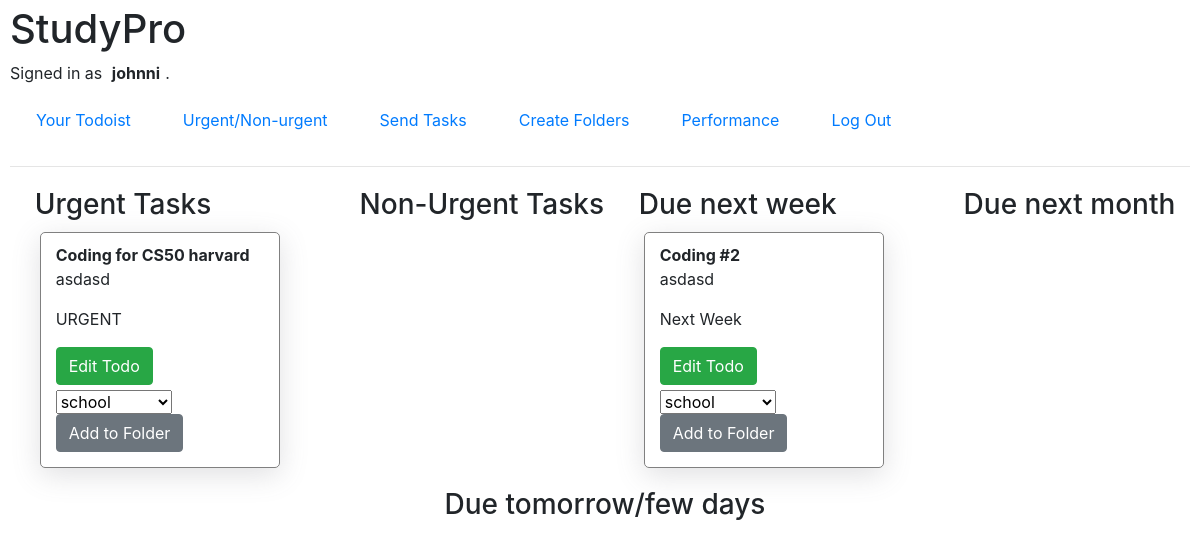
/urgency (signed in), run on the app's committed database.
### todoapp/models.py (models this page shows)
class User(AbstractUser):
    pass

class Todos(models.Model):
    title = models.CharField(max_length=64)
    user = models.ForeignKey(User, on_delete=models.CASCADE, blank=True, related_name="todolist")
    notes = models.CharField(max_length=100, blank=True)
    dueDate = models.CharField(max_length=100)
    folder = models.CharField(max_length=64, blank=True)

### todoapp/views.py (the view)
# urls.py: path("urgency", views.urgency, name="urgency"),
def urgency(request):
    non_urgent = request.user.todolist.all().filter(dueDate="NOT URGENT")
    urgent = request.user.todolist.all().filter(dueDate="URGENT")
    nextmonth = request.user.todolist.all().filter(dueDate="Next Month")
    nextday = request.user.todolist.all().filter(dueDate="In few days")
    nextweek = request.user.todolist.all().filter(dueDate="Next Week")
    return render(request, "todoapp/urgency.html", {
        "urgent": urgent,
        "nonurgent": non_urgent,
        "nextmonth": nextmonth,
        "nextday": nextday,
        "nextweek": nextweek
    })

### todoapp/templates/todoapp/urgency.html (shortened to what this page needs)
{% extends "todoapp/layout.html" %}
{% load static %}
{% block body %}
<section class="urgency-div">
    <div>
        <h3> Urgent Tasks </h3>
        {% for t in urgent %}
        <div class="todo">
            <strong> {{ t.title }} </strong>
            <p> {{ t.notes }} </p>
            <p> {{ t.dueDate }} </p>
            <div>
                <button onclick="editTodo('{{ t.id }}')" class="btn btn-success"> Edit Todo </button>
            </div>
            <div>
                <select name="folder" id="folders">
                    {% for i in user.folders.all %}
                    <option value="{{ i.title }}"> {{ i.title }} </option>
                    {% endfor %}
                </select>
                <button onclick="addToFolder('{{ t.id }}', '{{t.title}}')" class="btn btn-secondary"> Add to Folder </button>
            </div>
        </div>
        {% endfor %}
    </div>
    <div>
        <h3> Non-Urgent Tasks </h3>
    </div>
    <div>
        <h3> Due next week </h3>
        {% for t in nextweek %}
        <div class="todo">
            <strong> {{ t.title }} </strong>
            <p> {{ t.notes }} </p>
            <p> {{ t.dueDate }} </p>
            <div>
                <button onclick="editTodo('{{ t.id }}')" class="btn btn-success"> Edit Todo </button>
            </div>
            <div>
                <select name="folder" id="folders">
                    {% for i in user.folders.all %}
                    <option value="{{ i.title }}"> {{ i.title }} </option>
                    {% endfor %}
                </select>
                <button onclick="addToFolder('{{ t.id }}', '{{t.title}}')" class="btn btn-secondary"> Add to Folder </button>
            </div>
        </div>
        {% endfor %}
    </div>
    <div>
        <h3> Due next month </h3>
    </div>
    <div>
        <h3> Due tomorrow/few days </h3>
    </div>
</section>
{% endblock %}

### todoapp/templates/todoapp/layout.html (shortened to what this page needs)
{% load static %}
<!DOCTYPE html>
<html lang="en">
    <head>
        <link rel="stylesheet" href="https://stackpath.bootstrapcdn.com/bootstrap/4.4.1/css/bootstrap.min.css">
        <link href="{% static 'todoapp/styles.css' %}" rel="stylesheet">
    </head>
    <body>
        <h1>StudyPro</h1>
        <div>
            {% if user.is_authenticated %}
                Signed in as <strong>{{ user.username }}</strong>.
            {% else %}
                Not signed in.
            {% endif %}
        </div>
        <ul class="nav">
            <li class="nav-item">
                <a class="nav-link" href="{% url 'index' %}"> Your Todoist </a>
            </li>
            {% if user.is_authenticated %}
            <li class="nav-item">
                <a class="nav-link" href="{% url 'urgency' %}"> Urgent/Non-urgent </a>
            </li>
            <li class="nav-item">
                <a class="nav-link" href="{% url 'send' %}"> Send Tasks </a>
            </li>
            <li class="nav-item">
                <a class="nav-link" href="{% url 'all' %}"> Create Folders </a>
            </li>
            <li class="nav-item">
                <a class="nav-link" href="{% url 'performance' %}"> Performance </a>
            </li>
                <li class="nav-item">
                    <a class="nav-link" href="{% url 'logout' %}">Log Out</a>
                </li>
            {% endif %}
        </ul>
        <hr>
        {% block body %}
        {% endblock %}
    </body>
</html>

### todoapp/static/todoapp/styles.css (style rules this page uses)
* { margin: 5px; }
.urgency-div { width: 100%; display: flex; justify-content: space-evenly; flex-wrap: wrap }
#todo, .finished_todos, .todo, .performance-tasks .todo { box-shadow: rgba(100, 100, 111, 0.2) 0px 7px 29px 0px; }
#todo, .finished_todos, .todo { width: 80%; border: 0.5px solid gray; margin: 10px; border-radius: 5px; padding: 10px; }

### data on the page
User: username "johnni"
Todos: title "Coding for CS50 harvard", notes "asdasd", dueDate "URGENT"
Todos: title "Coding #2", notes "asdasd", dueDate "Next Week"

### other printed values
form field folder "school"
